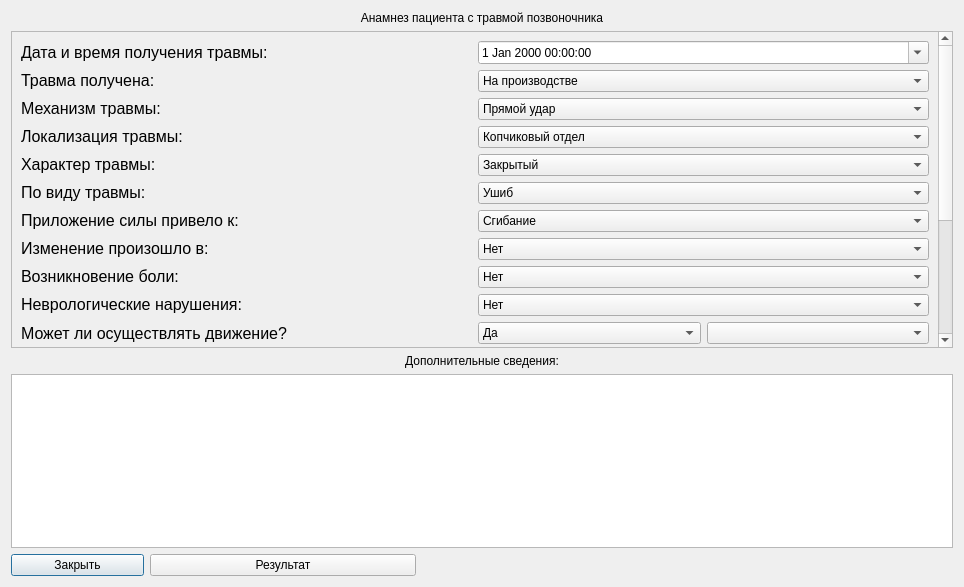
<?xml version="1.0" encoding="UTF-8"?>
<ui version="4.0">
 <class>InjuryWindow</class>
 <widget class="QDialog" name="InjuryWindow">
  <property name="geometry">
   <rect>
    <x>0</x>
    <y>0</y>
    <width>964</width>
    <height>587</height>
   </rect>
  </property>
  <property name="windowTitle">
   <string>Dialog</string>
  </property>
  <layout class="QVBoxLayout" name="verticalLayout_3">
   <item>
    <layout class="QVBoxLayout" name="verticalLayout_2">
     <item>
      <widget class="QLabel" name="labelTitle">
       <property name="sizePolicy">
        <sizepolicy hsizetype="MinimumExpanding" vsizetype="MinimumExpanding">
         <horstretch>0</horstretch>
         <verstretch>0</verstretch>
        </sizepolicy>
       </property>
       <property name="text">
        <string>Анамнез пациента с травмой позвоночника</string>
       </property>
       <property name="alignment">
        <set>Qt::AlignCenter</set>
       </property>
      </widget>
     </item>
     <item>
      <widget class="QScrollArea" name="scrollArea">
       <property name="widgetResizable">
        <bool>true</bool>
       </property>
       <widget class="QWidget" name="scrollAreaWidgetContents">
        <property name="geometry">
         <rect>
          <x>0</x>
          <y>-257</y>
          <width>917</width>
          <height>631</height>
         </rect>
        </property>
        <layout class="QHBoxLayout" name="horizontalLayout_2">
         <item>
          <layout class="QHBoxLayout" name="horizontalLayout">
           <item>
            <layout class="QVBoxLayout" name="verticalLayout">
             <item>
              <widget class="QLabel" name="labelDate">
               <property name="sizePolicy">
                <sizepolicy hsizetype="MinimumExpanding" vsizetype="MinimumExpanding">
                 <horstretch>0</horstretch>
                 <verstretch>0</verstretch>
                </sizepolicy>
               </property>
               <property name="font">
                <font>
                 <pointsize>12</pointsize>
                </font>
               </property>
               <property name="text">
                <string>Дата и время получения травмы:</string>
               </property>
              </widget>
             </item>
             <item>
              <widget class="QLabel" name="labelReceived">
               <property name="sizePolicy">
                <sizepolicy hsizetype="MinimumExpanding" vsizetype="MinimumExpanding">
                 <horstretch>0</horstretch>
                 <verstretch>0</verstretch>
                </sizepolicy>
               </property>
               <property name="font">
                <font>
                 <pointsize>12</pointsize>
                </font>
               </property>
               <property name="text">
                <string>Травма получена:</string>
               </property>
              </widget>
             </item>
             <item>
              <widget class="QLabel" name="labelMechanism">
               <property name="sizePolicy">
                <sizepolicy hsizetype="MinimumExpanding" vsizetype="MinimumExpanding">
                 <horstretch>0</horstretch>
                 <verstretch>0</verstretch>
                </sizepolicy>
               </property>
               <property name="font">
                <font>
                 <pointsize>12</pointsize>
                </font>
               </property>
               <property name="text">
                <string>Механизм травмы:</string>
               </property>
              </widget>
             </item>
             <item>
              <widget class="QLabel" name="labelLocalization">
               <property name="sizePolicy">
                <sizepolicy hsizetype="MinimumExpanding" vsizetype="MinimumExpanding">
                 <horstretch>0</horstretch>
                 <verstretch>0</verstretch>
                </sizepolicy>
               </property>
               <property name="font">
                <font>
                 <pointsize>12</pointsize>
                </font>
               </property>
               <property name="text">
                <string>Локализация травмы:</string>
               </property>
              </widget>
             </item>
             <item>
              <widget class="QLabel" name="labelCharacter">
               <property name="sizePolicy">
                <sizepolicy hsizetype="MinimumExpanding" vsizetype="MinimumExpanding">
                 <horstretch>0</horstretch>
                 <verstretch>0</verstretch>
                </sizepolicy>
               </property>
               <property name="font">
                <font>
                 <pointsize>12</pointsize>
                </font>
               </property>
               <property name="text">
                <string>Характер травмы:</string>
               </property>
              </widget>
             </item>
             <item>
              <widget class="QLabel" name="labelView">
               <property name="sizePolicy">
                <sizepolicy hsizetype="MinimumExpanding" vsizetype="MinimumExpanding">
                 <horstretch>0</horstretch>
                 <verstretch>0</verstretch>
                </sizepolicy>
               </property>
               <property name="font">
                <font>
                 <pointsize>12</pointsize>
                </font>
               </property>
               <property name="text">
                <string>По виду травмы:</string>
               </property>
              </widget>
             </item>
             <item>
              <widget class="QLabel" name="labelPower">
               <property name="sizePolicy">
                <sizepolicy hsizetype="MinimumExpanding" vsizetype="MinimumExpanding">
                 <horstretch>0</horstretch>
                 <verstretch>0</verstretch>
                </sizepolicy>
               </property>
               <property name="font">
                <font>
                 <pointsize>12</pointsize>
                </font>
               </property>
               <property name="text">
                <string>Приложение силы привело к:</string>
               </property>
              </widget>
             </item>
             <item>
              <widget class="QLabel" name="labelWhereChange">
               <property name="sizePolicy">
                <sizepolicy hsizetype="MinimumExpanding" vsizetype="MinimumExpanding">
                 <horstretch>0</horstretch>
                 <verstretch>0</verstretch>
                </sizepolicy>
               </property>
               <property name="font">
                <font>
                 <pointsize>12</pointsize>
                </font>
               </property>
               <property name="text">
                <string>Изменение произошло в:</string>
               </property>
              </widget>
             </item>
             <item>
              <widget class="QLabel" name="labelPain">
               <property name="sizePolicy">
                <sizepolicy hsizetype="MinimumExpanding" vsizetype="MinimumExpanding">
                 <horstretch>0</horstretch>
                 <verstretch>0</verstretch>
                </sizepolicy>
               </property>
               <property name="font">
                <font>
                 <pointsize>12</pointsize>
                </font>
               </property>
               <property name="text">
                <string>Возникновение боли:</string>
               </property>
              </widget>
             </item>
             <item>
              <widget class="QLabel" name="labelNeuro">
               <property name="sizePolicy">
                <sizepolicy hsizetype="MinimumExpanding" vsizetype="MinimumExpanding">
                 <horstretch>0</horstretch>
                 <verstretch>0</verstretch>
                </sizepolicy>
               </property>
               <property name="font">
                <font>
                 <pointsize>12</pointsize>
                </font>
               </property>
               <property name="text">
                <string>Неврологические нарушения:</string>
               </property>
              </widget>
             </item>
             <item>
              <widget class="QLabel" name="labelCanMove">
               <property name="sizePolicy">
                <sizepolicy hsizetype="MinimumExpanding" vsizetype="MinimumExpanding">
                 <horstretch>0</horstretch>
                 <verstretch>0</verstretch>
                </sizepolicy>
               </property>
               <property name="font">
                <font>
                 <pointsize>12</pointsize>
                </font>
               </property>
               <property name="text">
                <string>Может ли осуществлять движение?</string>
               </property>
              </widget>
             </item>
             <item>
              <widget class="QLabel" name="labelCanUp">
               <property name="sizePolicy">
                <sizepolicy hsizetype="MinimumExpanding" vsizetype="MinimumExpanding">
                 <horstretch>0</horstretch>
                 <verstretch>0</verstretch>
                </sizepolicy>
               </property>
               <property name="font">
                <font>
                 <pointsize>12</pointsize>
                </font>
               </property>
               <property name="text">
                <string>Может ли самостоятельно подняться?</string>
               </property>
              </widget>
             </item>
             <item>
              <widget class="QLabel" name="labelCanWalk">
               <property name="sizePolicy">
                <sizepolicy hsizetype="MinimumExpanding" vsizetype="MinimumExpanding">
                 <horstretch>0</horstretch>
                 <verstretch>0</verstretch>
                </sizepolicy>
               </property>
               <property name="font">
                <font>
                 <pointsize>12</pointsize>
                </font>
               </property>
               <property name="text">
                <string>Может ли может самостоятельно передвигаться?</string>
               </property>
              </widget>
             </item>
             <item>
              <widget class="QLabel" name="labelHelp">
               <property name="sizePolicy">
                <sizepolicy hsizetype="MinimumExpanding" vsizetype="MinimumExpanding">
                 <horstretch>0</horstretch>
                 <verstretch>0</verstretch>
                </sizepolicy>
               </property>
               <property name="font">
                <font>
                 <pointsize>12</pointsize>
                </font>
               </property>
               <property name="text">
                <string>Было ли первичное оказание помощи?</string>
               </property>
              </widget>
             </item>
             <item>
              <widget class="QLabel" name="labelFirstHelp">
               <property name="sizePolicy">
                <sizepolicy hsizetype="MinimumExpanding" vsizetype="MinimumExpanding">
                 <horstretch>0</horstretch>
                 <verstretch>0</verstretch>
                </sizepolicy>
               </property>
               <property name="font">
                <font>
                 <pointsize>12</pointsize>
                </font>
               </property>
               <property name="text">
                <string>Первичное обращение за помощью?</string>
               </property>
              </widget>
             </item>
             <item>
              <widget class="QLabel" name="labelTransport">
               <property name="sizePolicy">
                <sizepolicy hsizetype="MinimumExpanding" vsizetype="MinimumExpanding">
                 <horstretch>0</horstretch>
                 <verstretch>0</verstretch>
                </sizepolicy>
               </property>
               <property name="font">
                <font>
                 <pointsize>12</pointsize>
                </font>
               </property>
               <property name="text">
                <string>Вид транспортировки?</string>
               </property>
              </widget>
             </item>
             <item>
              <widget class="QLabel" name="labelPosition">
               <property name="sizePolicy">
                <sizepolicy hsizetype="MinimumExpanding" vsizetype="MinimumExpanding">
                 <horstretch>0</horstretch>
                 <verstretch>0</verstretch>
                </sizepolicy>
               </property>
               <property name="font">
                <font>
                 <pointsize>12</pointsize>
                </font>
               </property>
               <property name="text">
                <string>Положение при транспотировке:</string>
               </property>
              </widget>
             </item>
             <item>
              <widget class="QLabel" name="labelImmobilization">
               <property name="sizePolicy">
                <sizepolicy hsizetype="MinimumExpanding" vsizetype="MinimumExpanding">
                 <horstretch>0</horstretch>
                 <verstretch>0</verstretch>
                </sizepolicy>
               </property>
               <property name="font">
                <font>
                 <pointsize>12</pointsize>
                </font>
               </property>
               <property name="text">
                <string>Иммобилизация шейного отдела:</string>
               </property>
              </widget>
             </item>
            </layout>
           </item>
           <item>
            <layout class="QGridLayout" name="gridLayout">
             <item row="6" column="0" colspan="2">
              <widget class="QComboBox" name="comboBoxPower">
               <property name="sizePolicy">
                <sizepolicy hsizetype="MinimumExpanding" vsizetype="MinimumExpanding">
                 <horstretch>0</horstretch>
                 <verstretch>0</verstretch>
                </sizepolicy>
               </property>
               <item>
                <property name="text">
                 <string>Сгибание</string>
                </property>
               </item>
               <item>
                <property name="text">
                 <string>Разгибание</string>
                </property>
               </item>
               <item>
                <property name="text">
                 <string>Ротация</string>
                </property>
               </item>
               <item>
                <property name="text">
                 <string>Ротация со сгибанием</string>
                </property>
               </item>
               <item>
                <property name="text">
                 <string>Боковой сдвиг</string>
                </property>
               </item>
               <item>
                <property name="text">
                 <string>Боковой наклон</string>
                </property>
               </item>
               <item>
                <property name="text">
                 <string>Вертикальное нагружение</string>
                </property>
               </item>
              </widget>
             </item>
             <item row="10" column="0">
              <widget class="QComboBox" name="comboBoxCanMove_1">
               <property name="sizePolicy">
                <sizepolicy hsizetype="MinimumExpanding" vsizetype="MinimumExpanding">
                 <horstretch>0</horstretch>
                 <verstretch>0</verstretch>
                </sizepolicy>
               </property>
               <item>
                <property name="text">
                 <string>Да</string>
                </property>
               </item>
               <item>
                <property name="text">
                 <string>Нет</string>
                </property>
               </item>
              </widget>
             </item>
             <item row="1" column="0" colspan="2">
              <widget class="QComboBox" name="comboBoxReceived">
               <property name="sizePolicy">
                <sizepolicy hsizetype="MinimumExpanding" vsizetype="MinimumExpanding">
                 <horstretch>0</horstretch>
                 <verstretch>0</verstretch>
                </sizepolicy>
               </property>
               <item>
                <property name="text">
                 <string>На производстве</string>
                </property>
               </item>
               <item>
                <property name="text">
                 <string>На улице</string>
                </property>
               </item>
               <item>
                <property name="text">
                 <string>В транспорте</string>
                </property>
               </item>
               <item>
                <property name="text">
                 <string>В автодорожном происшествии</string>
                </property>
               </item>
               <item>
                <property name="text">
                 <string>В быту</string>
                </property>
               </item>
               <item>
                <property name="text">
                 <string>При занятиях спортом</string>
                </property>
               </item>
               <item>
                <property name="text">
                 <string>В школе</string>
                </property>
               </item>
               <item>
                <property name="text">
                 <string>Прочее</string>
                </property>
               </item>
              </widget>
             </item>
             <item row="5" column="0" colspan="2">
              <widget class="QComboBox" name="comboBoxView">
               <property name="sizePolicy">
                <sizepolicy hsizetype="MinimumExpanding" vsizetype="MinimumExpanding">
                 <horstretch>0</horstretch>
                 <verstretch>0</verstretch>
                </sizepolicy>
               </property>
               <item>
                <property name="text">
                 <string>Ушиб</string>
                </property>
               </item>
               <item>
                <property name="text">
                 <string>Частичный разрыв капусльно-связочного аппарата</string>
                </property>
               </item>
               <item>
                <property name="text">
                 <string>Полный разрыв капсульно-связочного аппарата</string>
                </property>
               </item>
               <item>
                <property name="text">
                 <string>Самовправившийся вывих</string>
                </property>
               </item>
               <item>
                <property name="text">
                 <string>Разрыв межпозвонкового диска</string>
                </property>
               </item>
               <item>
                <property name="text">
                 <string>Подвывих</string>
                </property>
               </item>
               <item>
                <property name="text">
                 <string>Переломо-вывих</string>
                </property>
               </item>
               <item>
                <property name="text">
                 <string>переломы позвонков</string>
                </property>
               </item>
              </widget>
             </item>
             <item row="13" column="0">
              <widget class="QComboBox" name="comboBoxHelp_1">
               <property name="sizePolicy">
                <sizepolicy hsizetype="MinimumExpanding" vsizetype="MinimumExpanding">
                 <horstretch>0</horstretch>
                 <verstretch>0</verstretch>
                </sizepolicy>
               </property>
               <item>
                <property name="text">
                 <string>Нет</string>
                </property>
               </item>
               <item>
                <property name="text">
                 <string>Да</string>
                </property>
               </item>
              </widget>
             </item>
             <item row="10" column="1">
              <widget class="QComboBox" name="comboBoxCanMove_2">
               <property name="sizePolicy">
                <sizepolicy hsizetype="MinimumExpanding" vsizetype="MinimumExpanding">
                 <horstretch>0</horstretch>
                 <verstretch>0</verstretch>
                </sizepolicy>
               </property>
              </widget>
             </item>
             <item row="2" column="0" colspan="2">
              <widget class="QComboBox" name="comboBoxMechanism">
               <property name="sizePolicy">
                <sizepolicy hsizetype="MinimumExpanding" vsizetype="MinimumExpanding">
                 <horstretch>0</horstretch>
                 <verstretch>0</verstretch>
                </sizepolicy>
               </property>
               <item>
                <property name="text">
                 <string>Прямой удар</string>
                </property>
               </item>
               <item>
                <property name="text">
                 <string>Обрушивание груза</string>
                </property>
               </item>
               <item>
                <property name="text">
                 <string>Падение с высоты</string>
                </property>
               </item>
               <item>
                <property name="text">
                 <string>Падение из положения стоя</string>
                </property>
               </item>
               <item>
                <property name="text">
                 <string>Резкий поворот</string>
                </property>
               </item>
               <item>
                <property name="text">
                 <string>Прочее</string>
                </property>
               </item>
              </widget>
             </item>
             <item row="0" column="0" colspan="2">
              <widget class="QDateTimeEdit" name="dateTimeEdit">
               <property name="sizePolicy">
                <sizepolicy hsizetype="MinimumExpanding" vsizetype="MinimumExpanding">
                 <horstretch>0</horstretch>
                 <verstretch>0</verstretch>
                </sizepolicy>
               </property>
               <property name="calendarPopup">
                <bool>true</bool>
               </property>
              </widget>
             </item>
             <item row="3" column="0" colspan="2">
              <widget class="QComboBox" name="comboBoxLocalization">
               <property name="sizePolicy">
                <sizepolicy hsizetype="MinimumExpanding" vsizetype="MinimumExpanding">
                 <horstretch>0</horstretch>
                 <verstretch>0</verstretch>
                </sizepolicy>
               </property>
               <item>
                <property name="text">
                 <string>Копчиковый отдел</string>
                </property>
               </item>
               <item>
                <property name="text">
                 <string>Крестцовый отдел</string>
                </property>
               </item>
               <item>
                <property name="text">
                 <string>Поясничный отдел</string>
                </property>
               </item>
               <item>
                <property name="text">
                 <string>Грудной отдел</string>
                </property>
               </item>
               <item>
                <property name="text">
                 <string>Шейный отдел</string>
                </property>
               </item>
               <item>
                <property name="text">
                 <string>Множественные травмы</string>
                </property>
               </item>
               <item>
                <property name="text">
                 <string>Многоуровневые</string>
                </property>
               </item>
               <item>
                <property name="text">
                 <string>Множественные многоуровневые</string>
                </property>
               </item>
              </widget>
             </item>
             <item row="4" column="0" colspan="2">
              <widget class="QComboBox" name="comboBoxCharacter">
               <property name="sizePolicy">
                <sizepolicy hsizetype="MinimumExpanding" vsizetype="MinimumExpanding">
                 <horstretch>0</horstretch>
                 <verstretch>0</verstretch>
                </sizepolicy>
               </property>
               <item>
                <property name="text">
                 <string>Закрытый</string>
                </property>
               </item>
               <item>
                <property name="text">
                 <string>Открытый</string>
                </property>
               </item>
              </widget>
             </item>
             <item row="13" column="1">
              <widget class="QComboBox" name="comboBoxHelp_2">
               <property name="sizePolicy">
                <sizepolicy hsizetype="MinimumExpanding" vsizetype="MinimumExpanding">
                 <horstretch>0</horstretch>
                 <verstretch>0</verstretch>
                </sizepolicy>
               </property>
              </widget>
             </item>
             <item row="7" column="0" colspan="2">
              <widget class="QComboBox" name="comboBoxWhereChange">
               <property name="sizePolicy">
                <sizepolicy hsizetype="MinimumExpanding" vsizetype="MinimumExpanding">
                 <horstretch>0</horstretch>
                 <verstretch>0</verstretch>
                </sizepolicy>
               </property>
               <item>
                <property name="text">
                 <string>Нет</string>
                </property>
               </item>
               <item>
                <property name="text">
                 <string>Крестцовом отделе</string>
                </property>
               </item>
               <item>
                <property name="text">
                 <string>Поясничном отделе</string>
                </property>
               </item>
               <item>
                <property name="text">
                 <string>Грудном отделе</string>
                </property>
               </item>
               <item>
                <property name="text">
                 <string>Шейном отделе</string>
                </property>
               </item>
              </widget>
             </item>
             <item row="8" column="0" colspan="2">
              <widget class="QComboBox" name="comboBoxPain">
               <property name="sizePolicy">
                <sizepolicy hsizetype="MinimumExpanding" vsizetype="MinimumExpanding">
                 <horstretch>0</horstretch>
                 <verstretch>0</verstretch>
                </sizepolicy>
               </property>
               <item>
                <property name="text">
                 <string>Нет</string>
                </property>
               </item>
               <item>
                <property name="text">
                 <string>Да</string>
                </property>
               </item>
              </widget>
             </item>
             <item row="9" column="0" colspan="2">
              <widget class="QComboBox" name="comboBoxNeuro">
               <property name="sizePolicy">
                <sizepolicy hsizetype="MinimumExpanding" vsizetype="MinimumExpanding">
                 <horstretch>0</horstretch>
                 <verstretch>0</verstretch>
                </sizepolicy>
               </property>
               <item>
                <property name="text">
                 <string>Нет</string>
                </property>
               </item>
               <item>
                <property name="text">
                 <string>Да</string>
                </property>
               </item>
              </widget>
             </item>
             <item row="11" column="0" colspan="2">
              <widget class="QComboBox" name="comboBoxCanUp">
               <property name="sizePolicy">
                <sizepolicy hsizetype="MinimumExpanding" vsizetype="MinimumExpanding">
                 <horstretch>0</horstretch>
                 <verstretch>0</verstretch>
                </sizepolicy>
               </property>
               <item>
                <property name="text">
                 <string>Да</string>
                </property>
               </item>
               <item>
                <property name="text">
                 <string>Нет</string>
                </property>
               </item>
              </widget>
             </item>
             <item row="12" column="0" colspan="2">
              <widget class="QComboBox" name="comboBoxCanWalk">
               <property name="sizePolicy">
                <sizepolicy hsizetype="MinimumExpanding" vsizetype="MinimumExpanding">
                 <horstretch>0</horstretch>
                 <verstretch>0</verstretch>
                </sizepolicy>
               </property>
               <item>
                <property name="text">
                 <string>Да</string>
                </property>
               </item>
               <item>
                <property name="text">
                 <string>Нет</string>
                </property>
               </item>
              </widget>
             </item>
             <item row="14" column="0" colspan="2">
              <widget class="QComboBox" name="comboBoxFirstHelp">
               <property name="sizePolicy">
                <sizepolicy hsizetype="MinimumExpanding" vsizetype="MinimumExpanding">
                 <horstretch>0</horstretch>
                 <verstretch>0</verstretch>
                </sizepolicy>
               </property>
               <item>
                <property name="text">
                 <string>Нет</string>
                </property>
               </item>
               <item>
                <property name="text">
                 <string>Травмпункт</string>
                </property>
               </item>
               <item>
                <property name="text">
                 <string>Поликлиника</string>
                </property>
               </item>
               <item>
                <property name="text">
                 <string>Стационар</string>
                </property>
               </item>
              </widget>
             </item>
             <item row="15" column="0" colspan="2">
              <widget class="QComboBox" name="comboBoxTransport">
               <property name="sizePolicy">
                <sizepolicy hsizetype="MinimumExpanding" vsizetype="MinimumExpanding">
                 <horstretch>0</horstretch>
                 <verstretch>0</verstretch>
                </sizepolicy>
               </property>
               <item>
                <property name="text">
                 <string>Нет</string>
                </property>
               </item>
               <item>
                <property name="text">
                 <string>Самостоятельно</string>
                </property>
               </item>
               <item>
                <property name="text">
                 <string>Скорой помощью</string>
                </property>
               </item>
               <item>
                <property name="text">
                 <string>Попутным транспортом</string>
                </property>
               </item>
               <item>
                <property name="text">
                 <string>В сопровождении</string>
                </property>
               </item>
              </widget>
             </item>
             <item row="16" column="0" colspan="2">
              <widget class="QComboBox" name="comboBoxPosition">
               <property name="sizePolicy">
                <sizepolicy hsizetype="MinimumExpanding" vsizetype="MinimumExpanding">
                 <horstretch>0</horstretch>
                 <verstretch>0</verstretch>
                </sizepolicy>
               </property>
               <item>
                <property name="text">
                 <string>Нет</string>
                </property>
               </item>
               <item>
                <property name="text">
                 <string>На собственных ногах</string>
                </property>
               </item>
               <item>
                <property name="text">
                 <string>Сидя</string>
                </property>
               </item>
               <item>
                <property name="text">
                 <string>Лежа без щита</string>
                </property>
               </item>
               <item>
                <property name="text">
                 <string>Лежа на щите</string>
                </property>
               </item>
              </widget>
             </item>
             <item row="17" column="0" colspan="2">
              <widget class="QComboBox" name="comboBoxImmobilization">
               <property name="sizePolicy">
                <sizepolicy hsizetype="MinimumExpanding" vsizetype="MinimumExpanding">
                 <horstretch>0</horstretch>
                 <verstretch>0</verstretch>
                </sizepolicy>
               </property>
               <item>
                <property name="text">
                 <string>Нет</string>
                </property>
               </item>
               <item>
                <property name="text">
                 <string>Да</string>
                </property>
               </item>
              </widget>
             </item>
            </layout>
           </item>
          </layout>
         </item>
        </layout>
       </widget>
      </widget>
     </item>
     <item>
      <widget class="QLabel" name="labelAddition_2">
       <property name="sizePolicy">
        <sizepolicy hsizetype="MinimumExpanding" vsizetype="MinimumExpanding">
         <horstretch>0</horstretch>
         <verstretch>0</verstretch>
        </sizepolicy>
       </property>
       <property name="text">
        <string>Дополнительные сведения:</string>
       </property>
       <property name="alignment">
        <set>Qt::AlignCenter</set>
       </property>
      </widget>
     </item>
     <item>
      <widget class="QTextEdit" name="textEditAddition"/>
     </item>
     <item>
      <layout class="QHBoxLayout" name="horizontalLayout_3" stretch="1,2,4">
       <item>
        <widget class="QPushButton" name="buttonClose">
         <property name="sizePolicy">
          <sizepolicy hsizetype="MinimumExpanding" vsizetype="MinimumExpanding">
           <horstretch>0</horstretch>
           <verstretch>0</verstretch>
          </sizepolicy>
         </property>
         <property name="text">
          <string>Закрыть</string>
         </property>
        </widget>
       </item>
       <item>
        <widget class="QPushButton" name="buttonResult">
         <property name="sizePolicy">
          <sizepolicy hsizetype="MinimumExpanding" vsizetype="MinimumExpanding">
           <horstretch>0</horstretch>
           <verstretch>0</verstretch>
          </sizepolicy>
         </property>
         <property name="text">
          <string>Результат</string>
         </property>
        </widget>
       </item>
       <item>
        <widget class="QLabel" name="labelResult">
         <property name="sizePolicy">
          <sizepolicy hsizetype="MinimumExpanding" vsizetype="MinimumExpanding">
           <horstretch>0</horstretch>
           <verstretch>0</verstretch>
          </sizepolicy>
         </property>
         <property name="text">
          <string/>
         </property>
        </widget>
       </item>
      </layout>
     </item>
    </layout>
   </item>
  </layout>
 </widget>
 <resources/>
 <connections/>
</ui>
